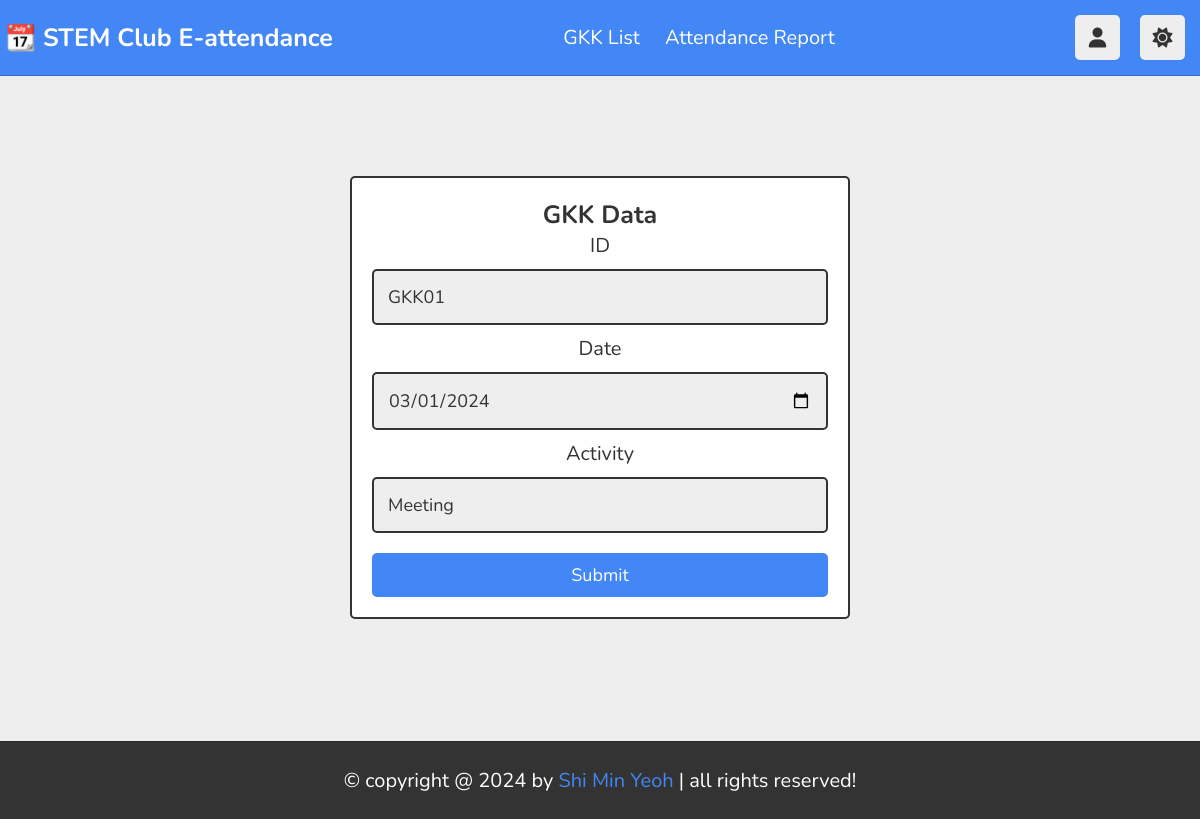
The app's page /adminEditGkk.php?id=GKK01 (signed in) with its own data.
### tables this page shows
CREATE TABLE `gkk` (
  `ID_GKK` varchar(10) NOT NULL,
  `Tarikh` varchar(50) NOT NULL,
  `Aktiviti` varchar(50) NOT NULL
);

### adminEditGkk.php (the view, shortened to what this page needs)
<?php
require_once "db_connect.php";
if(isset($_GET['id'])) {
    $id = $_GET['id'];
    $sql = "SELECT * FROM gkk WHERE ID_GKK = '$id'";
    $result = mysqli_query($conn, $sql);
    if(mysqli_num_rows($result) == 1) {
        $row = mysqli_fetch_assoc($result);
        $idgkk = $row['ID_GKK'];
        $tarikh = $row['Tarikh'];
        $aktiviti = $row['Aktiviti'];
    } else {
        echo "Tiada Data.";
        exit();
    }
} else {
    echo "Kehilangan Data.";
    exit();
}
?>
<!DOCTYPE html>
<html lang="en">
<head>
    <link rel="stylesheet" href="css/style.css">
    <link rel="stylesheet" href="https://cdnjs.cloudflare.com/ajax/libs/font-awesome/6.1.2/css/all.min.css">
</head>
<body>
    <?php include 'adminNav.php'; ?>
    <section class="account">
        <div class="form-container">
            <form action="" method="post" enctype="multipart/form-data">
                <h3>GKK Data</h3>
                <label for="id">ID</label><br>
                <input type="text" name="id" value="<?php echo $idgkk; ?>" class="box" required>
                <label for="date">Date</label><br>
                <input type="date" name="date" value="<?php echo $tarikh; ?>" class="box" required>
                <label for="activity">Activity</label><br>
                <input type="text" name="activity" value="<?php echo $aktiviti; ?>" class="box" required>
                <input type="submit" name="submit" value="submit" class="btn">
                </form>
            </div>
        </section>
<?php include 'footer.php'; ?>
</body>
</html>

### css/style.css (style rules this page uses)
:root { --color1:#4287f5; --color2:#f5b342; --red:#e74c3c; --orange:#f39c12; --light-color:#888; --light-bg:#eee; --black:#333; --white:#fff; --border:.1rem solid rgba(0,0,0,.2); }
* { font-family: 'Nunito', sans-serif; margin:0; padding:0; box-sizing: border-box; outline: none; border:none; text-decoration: none; }
html { font-size: 62.5%; overflow-x: hidden; }
body { background-color: var(--light-bg); padding-bottom: 100px; }
section { padding:2rem; margin: 0 auto; max-width: 1200px; }
.inline-btn, .inline-option-btn, .inline-delete-btn, .btn, .delete-btn, .option-btn { border-radius: .5rem; color:#fff; font-size: 1.8rem; cursor: pointer; text-transform: capitalize; padding:1rem 3rem; text-align: center; margin-top: 1rem; }
.btn, .delete-btn, .option-btn { display: block; width: 100%; }
.btn, .inline-btn { background-color: var(--color1); }
.form-container { padding-top: 80px; min-height: 100vh; display: flex; align-items: center; justify-content: center; text-align: center; padding-bottom: 80px; }
.form-container form { width: 500px; background-color: var(--light-bg); border:2px solid var(--black); padding:20px; text-align: center; }
.form-container form .box { width: 100%; padding:12px 14px; font-size: 20px; text-transform: none; border:2px solid var(--black); margin:10px 0; }
.form-container form label { font-size: 20px; margin-top: 20px; color: var(--black); }
.form-container { min-height: calc(100vh - 20rem); display: flex; align-items: center; justify-content: center; }
.form-container form { background-color: var(--white); border-radius: .5rem; padding: 2rem; width: 50rem; }
.form-container form h3 { font-size: 2.5rem; text-transform: capitalize; color: var(--black); text-align: center; }
.form-container form .box { font-size: 1.8rem; color: var(--black); border-radius: .5rem; padding: 1.4rem; background-color: var(--light-bg); width: 100%; margin: 1rem 0; }
@media (max-width:1200px) { body { padding-left: 0; } }

### records on screen
gkk: id "GKK01", date "03/01/2024", activity "Meeting"
